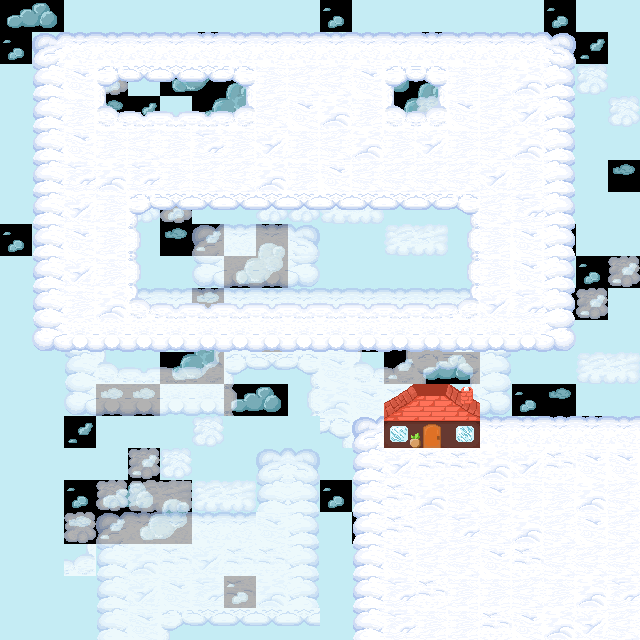

This is a level from a 2D game, rendered from its Tiled map with the project's own tilesets. A one-line summary and the complete map file follow:
An orthogonal 20x20 tile map with 32x32 px tiles, 5 tile layers (Sky, Background, Clouds, House, ...), 5 tilesets.

<map version="1.8" tiledversion="1.8.2" orientation="orthogonal" renderorder="right-down" width="20" height="20" tilewidth="32" tileheight="32" infinite="0" nextlayerid="9" nextobjectid="1">
 <tileset firstgid="1" source="tileset_open_cloud.tsx" />
 <tileset firstgid="10" source="tileset_clouds.tsx" />
 <tileset firstgid="19" source="tileset_clouds_variant.tsx" />
 <tileset firstgid="36" source="tileset_sky.tsx" />
 <tileset firstgid="45" source="tileset_house.tsx" />
 <layer id="7" name="Sky" width="20" height="20" locked="1">
  <data encoding="csv">
36,37,44,44,44,44,44,44,44,44,39,44,44,44,44,44,44,39,44,44,
39,44,44,44,44,44,38,44,44,44,44,44,44,39,44,44,44,42,43,44,
44,44,44,39,44,40,41,38,44,44,44,36,37,38,44,44,44,44,44,44,
44,44,44,42,43,44,40,41,44,44,36,37,40,41,44,44,44,44,44,44,
44,44,44,44,44,44,44,44,44,44,39,44,44,44,44,44,44,44,44,44,
44,44,44,44,44,44,44,44,44,44,44,44,44,44,44,44,44,44,44,42,
44,44,44,44,44,39,44,44,44,44,44,44,44,44,44,44,44,44,44,44,
39,44,44,44,44,42,43,44,38,44,44,44,44,44,44,44,44,39,44,44,
44,44,44,44,44,44,44,40,41,44,44,44,44,44,44,44,44,44,39,43,
44,44,44,44,44,44,42,44,44,44,44,44,44,44,44,44,44,42,43,44,
44,44,44,44,44,44,38,44,39,44,44,39,36,37,44,44,44,44,44,44,
44,44,44,44,44,40,41,44,44,44,44,44,43,36,37,44,44,44,44,44,
44,44,44,42,42,44,44,36,37,44,44,44,44,44,44,44,39,42,44,44,
44,44,43,44,44,44,44,44,44,44,44,44,44,44,44,44,44,43,43,44,
44,44,44,44,43,44,44,44,44,44,44,44,44,44,44,44,44,44,44,44,
44,44,39,36,37,38,44,44,44,44,39,44,44,44,44,44,44,44,44,44,
44,44,42,43,40,41,44,44,44,44,44,43,42,44,44,44,44,44,44,44,
44,44,44,44,44,44,44,44,44,44,44,44,44,43,44,44,44,44,44,44,
44,44,44,44,44,44,44,39,44,44,44,44,44,44,44,44,44,44,44,38,
44,44,44,44,44,44,44,44,44,44,44,44,44,44,44,44,44,44,40,41
</data>
 </layer>
 <layer id="4" name="Background" width="20" height="20" locked="1" opacity="0.7">
  <data encoding="csv">
0,0,0,0,0,0,0,0,0,0,0,0,0,0,0,0,0,0,0,0,
0,0,0,0,0,0,0,0,0,0,0,0,0,0,0,0,0,0,0,0,
0,0,0,25,0,0,0,0,0,0,0,0,0,0,0,0,0,0,25,0,
0,0,0,0,0,0,0,0,0,0,0,0,0,25,0,0,0,0,0,25,
0,0,0,0,0,0,0,0,0,0,0,0,0,0,0,0,0,0,0,0,
0,0,0,0,0,0,0,0,0,0,0,0,0,0,0,0,0,0,0,0,
0,0,0,0,25,25,0,0,25,25,26,27,0,0,0,0,0,0,0,0,
0,0,0,0,0,0,10,11,11,12,0,0,26,27,0,0,0,0,0,0,
0,0,0,0,0,0,16,17,17,18,0,0,0,0,0,0,0,0,0,25,
0,0,10,11,11,11,11,11,11,11,11,11,11,11,11,12,0,0,25,0,
0,0,13,1,2,2,3,23,23,24,22,1,3,24,24,15,0,0,0,0,
0,0,13,7,8,8,9,1,2,3,21,7,9,1,3,15,0,0,26,27,
0,0,16,17,17,17,17,4,0,6,19,21,14,7,9,18,0,0,0,0,
0,0,0,0,0,0,25,0,0,0,3,14,14,17,18,0,0,0,0,0,
0,0,0,0,25,25,0,0,10,12,0,13,15,0,0,0,0,0,0,0,
0,0,0,25,26,27,26,27,13,15,0,16,18,0,0,0,0,0,0,0,
0,0,25,10,11,11,11,11,21,15,0,0,0,0,0,0,0,0,0,0,
0,0,9,13,19,14,20,14,14,15,0,0,0,0,0,0,0,0,0,0,
0,0,0,13,20,21,23,14,19,15,0,0,0,0,0,0,0,0,0,0,
0,0,0,13,21,1,2,2,2,2,0,0,0,0,0,0,0,0,0,0
</data>
 </layer>
 <layer id="3" name="Clouds" width="20" height="20" locked="1">
  <data encoding="csv">
0,0,0,0,0,0,0,0,0,0,0,0,0,0,0,0,0,0,0,0,
0,10,11,11,11,11,11,11,11,11,11,11,11,11,11,11,11,12,0,0,
0,13,21,1,2,2,2,3,24,22,22,21,1,3,24,22,19,15,0,0,
0,13,24,7,8,8,8,9,22,21,19,24,7,9,21,22,20,15,0,0,
0,13,21,24,22,24,23,24,20,24,22,19,24,20,24,22,19,15,0,0,
0,13,23,19,23,24,22,22,19,24,21,22,22,22,22,20,24,15,0,0,
0,13,20,24,1,2,2,2,2,2,2,2,2,2,3,22,23,15,0,0,
0,13,21,24,4,0,0,0,0,0,0,0,0,0,6,24,21,15,0,0,
0,13,20,24,4,0,0,0,0,0,0,0,0,0,6,24,21,15,0,0,
0,13,24,19,7,8,8,8,8,8,8,8,8,8,9,20,23,15,0,0,
0,16,17,17,17,17,17,17,17,17,17,17,17,17,17,17,17,18,0,0,
0,0,0,0,0,0,0,0,0,0,0,0,0,0,0,0,0,0,0,0,
0,0,0,0,0,0,0,0,0,0,0,0,0,0,0,0,0,0,0,0,
0,0,0,0,0,0,0,0,0,0,0,10,11,11,11,11,11,11,11,11,
0,0,0,0,0,0,0,0,0,0,0,13,20,14,14,19,20,14,21,21,
0,0,0,0,0,0,0,0,0,0,0,13,14,19,22,21,24,24,19,22,
0,0,0,0,0,0,0,0,0,0,0,13,14,22,23,22,19,22,21,22,
0,0,0,0,0,0,0,0,0,0,0,13,21,22,22,21,14,22,22,22,
0,0,0,0,0,0,0,0,0,0,0,13,23,14,24,24,22,24,19,23,
0,0,0,0,0,0,0,0,0,0,0,13,23,24,24,14,21,19,20,22
</data>
 </layer>
 <layer id="5" name="House" width="20" height="20">
  <data encoding="csv">
0,0,0,0,0,0,0,0,0,0,0,0,0,0,0,0,0,0,0,0,
0,0,0,0,0,0,0,0,0,0,0,0,0,0,0,0,0,0,0,0,
0,0,0,0,0,0,0,0,0,0,0,0,0,0,0,0,0,0,0,0,
0,0,0,0,0,0,0,0,0,0,0,0,0,0,0,0,0,0,0,0,
0,0,0,0,0,0,0,0,0,0,0,0,0,0,0,0,0,0,0,0,
0,0,0,0,0,0,0,0,0,0,0,0,0,0,0,0,0,0,0,0,
0,0,0,0,0,0,0,0,0,0,0,0,0,0,0,0,0,0,0,0,
0,0,0,0,0,0,0,0,0,0,0,0,0,0,0,0,0,0,0,0,
0,0,0,0,0,0,0,0,0,0,0,0,0,0,0,0,0,0,0,0,
0,0,0,0,0,0,0,0,0,0,0,0,0,0,0,0,0,0,0,0,
0,0,0,0,0,0,0,0,0,0,0,0,0,0,0,0,0,0,0,0,
0,0,0,0,0,0,0,0,0,0,0,0,0,0,0,0,0,0,0,0,
0,0,0,0,0,0,0,0,0,0,0,0,45,46,47,0,0,0,0,0,
0,0,0,0,0,0,0,0,0,0,0,0,50,51,52,0,0,0,0,0,
0,0,0,0,0,0,0,0,0,0,0,0,0,0,0,0,0,0,0,0,
0,0,0,0,0,0,0,0,0,0,0,0,0,0,0,0,0,0,0,0,
0,0,0,0,0,0,0,0,0,0,0,0,0,0,0,0,0,0,0,0,
0,0,0,0,0,0,0,0,0,0,0,0,0,0,0,0,0,0,0,0,
0,0,0,0,0,0,0,0,0,0,0,0,0,0,0,0,0,0,0,0,
0,0,0,0,0,0,0,0,0,0,0,0,0,0,0,0,0,0,0,0
</data>
 </layer>
 <layer id="8" name="smoke" width="20" height="20">
  <data encoding="csv">
0,0,0,0,0,0,0,0,0,0,0,0,0,0,0,0,0,0,0,0,
0,0,0,0,0,0,0,0,0,0,0,0,0,0,0,0,0,0,0,0,
0,0,0,0,0,0,0,0,0,0,0,0,0,0,0,0,0,0,0,0,
0,0,0,0,0,0,0,0,0,0,0,0,0,0,0,0,0,0,0,0,
0,0,0,0,0,0,0,0,0,0,0,0,0,0,0,0,0,0,0,0,
0,0,0,0,0,0,0,0,0,0,0,0,0,0,0,0,0,0,0,0,
0,0,0,0,0,0,0,0,0,0,0,0,0,0,0,0,0,0,0,0,
0,0,0,0,0,0,0,0,0,0,0,0,0,0,0,0,0,0,0,0,
0,0,0,0,0,0,0,0,0,0,0,0,0,0,0,0,0,0,0,0,
0,0,0,0,0,0,0,0,0,0,0,0,0,0,0,0,0,0,0,0,
0,0,0,0,0,0,0,0,0,0,0,0,0,0,0,0,0,0,0,0,
0,0,0,0,0,0,0,0,0,0,0,0,0,0,0,0,0,0,0,0,
0,0,0,0,0,0,0,0,0,0,0,0,0,0,48,0,0,0,0,0,
0,0,0,0,0,0,0,0,0,0,0,0,0,0,0,0,0,0,0,0,
0,0,0,0,0,0,0,0,0,0,0,0,0,0,0,0,0,0,0,0,
0,0,0,0,0,0,0,0,0,0,0,0,0,0,0,0,0,0,0,0,
0,0,0,0,0,0,0,0,0,0,0,0,0,0,0,0,0,0,0,0,
0,0,0,0,0,0,0,0,0,0,0,0,0,0,0,0,0,0,0,0,
0,0,0,0,0,0,0,0,0,0,0,0,0,0,0,0,0,0,0,0,
0,0,0,0,0,0,0,0,0,0,0,0,0,0,0,0,0,0,0,0
</data>
 </layer>
</map>